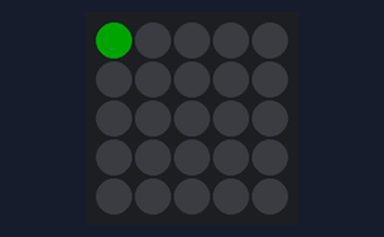
The sketch below on a simulated ESP32. Parts: 5×5 RGB LED matrix (first LED top left, wired row by row). Dim RGB values are drawn brighter than linear.

Above: at 0.15 s.
At 0.75 s:
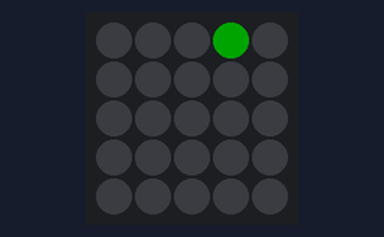
At 1.56 s:
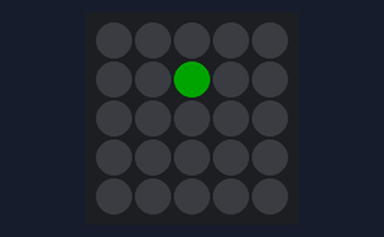
At 2.97 s:
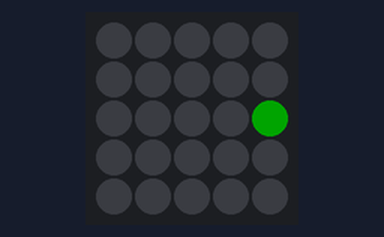
At 4.38 s:
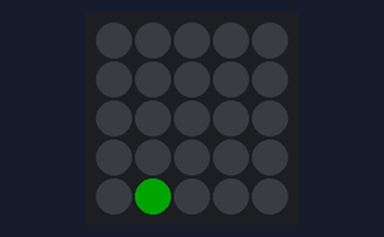
At 5.79 s:
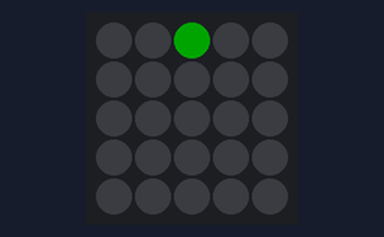

The sketch:

m5atom-movedot.ino
```cpp
#include "M5Atom.h"

void setup() {
  // put your setup code here, to run once:
  M5.begin(true,false,true);
  delay(50);
  M5.dis.drawpix(0,0x0);

}
int i =0 ;
void loop() {
  // put your main code here, to run repeatedly:

  if(M5.Btn.wasPressed()) {
    M5.dis.clear();
  }
  M5.dis.drawpix(i,0x00f000);
  delay(200);
  M5.dis.drawpix(i,0);
  i++;
  if (i>25) {
    i=0;
  }

}
```

Measured:
- by itself, everything shown: repeats every 5.2 s, in 26 steps
